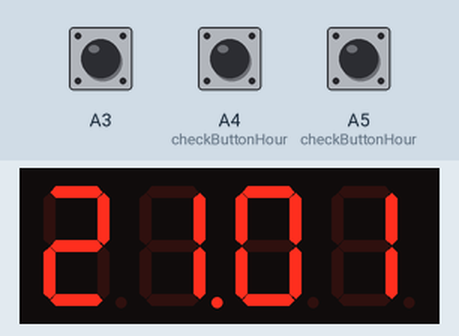
Recording of a sketch running on a simulated Arduino Uno, built with avr-gcc and run on an emulated ATmega328P. Shown: 4-digit seven-segment display. Inputs (shaded band) come from the test bench; at power-on: A3 HIGH, A4 (checkButtonHour) HIGH, A5 (checkButtonHour) HIGH. The local clock reads 2024-03-15 10:24:30 at power-on unless the sketch sets it.

Above: at 1.3 s.
1.4 s: A3 pulled LOW for 0.25 s
At 2.41 s:
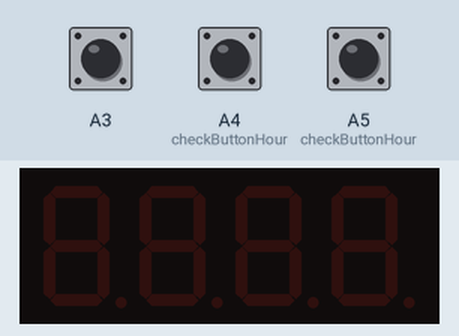
3.7 s: A4 (checkButtonHour) pulled LOW for 0.25 s
At 4.56 s:
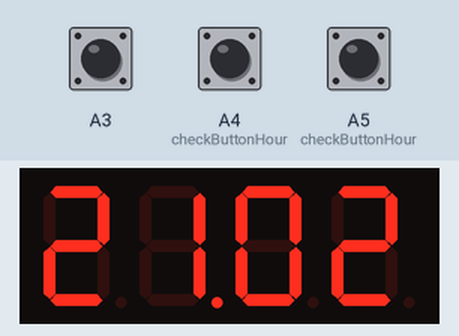
5.8 s: A3 pulled LOW for 1 s
At 7.57 s:
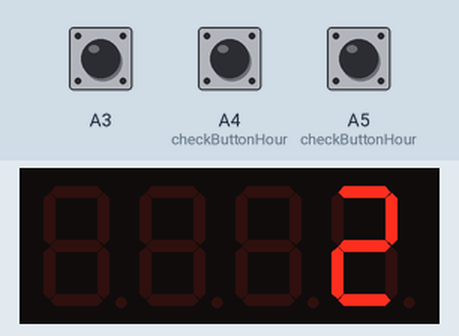
8.8 s: A5 (checkButtonHour) pulled LOW for 0.25 s
At 9.84 s:
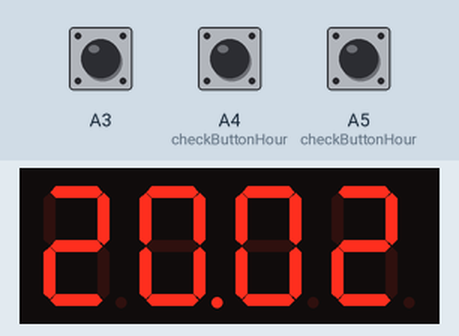
11.1 s: A5 (checkButtonHour) pulled LOW for 1 s
At 12.57 s:
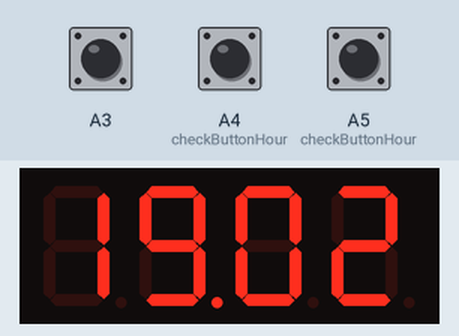
Timing chart, 0 to 14.1 s (numbered marks = the images above; inputs shaded):
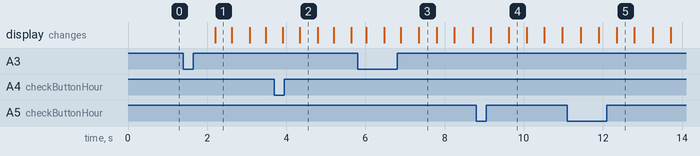

Measured:
- after the input at 1.4 s, the display: changes after 0.81 s (image 1)
- after the input at 3.7 s, the display: first differs from a run without the input after 0.63 s (image 2)
- after the input at 5.8 s, the display: first differs from a run without the input after 1.5 s (image 3)
- after the input at 8.8 s, the display: first differs from a run without the input after 0.82 s (image 4)
- after the input at 11.1 s, the display: first differs from a run without the input after 1.3 s (image 5)
- what the display in image 1 shows lasts 0.4 s, from 2.2 s to 2.6 s
- what the display in image 2 shows lasts 0.5 s, from 4.3 s to 4.8 s

The sketch:

ArduinoClock.ino
```cpp
#include <virtuabotixRTC.h> //Library used
#include "SevSeg.h"

SevSeg sevseg; //Initiate a seven segment controller object
virtuabotixRTC myRTC(6, 7, 8); //If you change the wiring change the pins here also
int menu = 0;
int time_pressed = 0;
int time_pressed_up = 0;
int time_pressed_down = 0;
int loop_counter;
int hour = 0;
int minute = 0;
void setup() {
   myRTC.setDS1302Time(15, 01, 21, 7, 14, 1, 2018); //Here you write your actual time/date as shown above
  Serial.begin(9600);
  byte numDigits = 4;
  byte digitPins[] = {2, 3, 4, 5};
  byte segmentPins[] = {A0, A1, A2, 9, 10, 11, 12, 13};
  sevseg.begin(COMMON_ANODE, numDigits, digitPins, segmentPins);
  sevseg.setBrightness(70);
  // Set the current date, and time in the following format:
   // seconds, minutes, hours, day of the week, day of the month, month, year
 pinMode(A3,INPUT_PULLUP);
 pinMode(A4,INPUT_PULLUP);
 pinMode(A5,INPUT_PULLUP);
  }

void loop() {
  loop_counter +=1;
  if (loop_counter == 100){
    loop_counter =0;
    checkMenuButton();
  }

  if (menu == 0){
    dispTime();
  }
  else if (menu == 1){
    dispMin();
  }
   else if (menu == 2){

    dispHour();
  }
  else if (menu > 2){
    dispTime();
    menu = 0;
  }
}
void dispTime(){
  myRTC.updateTime();
  sevseg.setNumber(myRTC.hours*100+myRTC.minutes, 2);
  sevseg.refreshDisplay(); // Must run repeatedly

}


void dispMin(){
  int i = 0;
  myRTC.updateTime();
  minute = myRTC.minutes;
  for( i = 0; i < 1000; i++){
    checkMenuButton();
    checkButtonMinute();
    sevseg.setNumber(myRTC.hours*100+myRTC.minutes, 2);
    sevseg.refreshDisplay(); // Must run repeatedly
  }
  for( i = 0; i < 1000; i++){
    checkMenuButton();
    checkButtonMinute();
    sevseg.blank();
    sevseg.refreshDisplay(); // Must run repeatedly
  }
}
void dispHour(){
  int i = 0;
  myRTC.updateTime();
  hour = myRTC.hours;
  for( i = 0; i < 1000; i++){
    checkMenuButton();
    checkButtonHour();
    sevseg.setNumber(myRTC.hours*100+myRTC.minutes, 2);
    sevseg.refreshDisplay(); // Must run repeatedly
  }
  for( i = 0; i < 1000; i++){
    checkMenuButton();
    checkButtonHour();

   sevseg.setNumber(myRTC.minutes);
   sevseg.refreshDisplay(); // Must run repeatedly
  }
}
void checkMenuButton(){
  if(!digitalRead(A3))
  {
   time_pressed=+1;
  }
  else if (time_pressed > 0)
  {
    menu += 1;
    time_pressed = 0;
  }
  else{
    time_pressed = 0;
  }
}
void checkButtonHour(){
  if(!digitalRead(A4))
  {
   time_pressed_up=+1;
  }
  else if (time_pressed_up > 0)
  {
    hour += 1;
    if (hour > 23){
      hour = 0;
    }
    myRTC.setDS1302Time(0, myRTC.minutes, hour, 0, 0, 0, 0);
    time_pressed_up = 0;
  }
  else{
    time_pressed_up = 0;
  }
    if(!digitalRead(A5))
  {
   time_pressed_down=+1;
  }
  else if (time_pressed_down > 0)
  {

    if (hour == 0){
      hour = 23;
    }
    else{
      hour -= 1;
    }
    myRTC.setDS1302Time(0, myRTC.minutes, hour, 0, 0, 0, 0);
    time_pressed_down = 0;
  }
  else{
    time_pressed_down = 0;
  }
}
void checkButtonMinute(){

  if(!digitalRead(A4))
  {
   time_pressed_up=+1;
  }
  else if (time_pressed_up > 0)
  {
    minute += 1;
    if (minute > 59){
      minute = 0;
    }
    myRTC.setDS1302Time(0, minute, myRTC.hours, 0, 0, 0, 0);
    time_pressed_up = 0;
  }
  else{
    time_pressed_up = 0;
  }
   if(!digitalRead(A5))
  {
   time_pressed_down=+1;
  }
  else if (time_pressed_down > 0)
  {

    if (minute == 0){
      minute = 59;
    }
    else{
      minute -= 1;
    }
    myRTC.setDS1302Time(0, minute, myRTC.hours, 0, 0, 0, 0);
    time_pressed_down = 0;
  }
  else{
    time_pressed_down = 0;
  }
}
```
